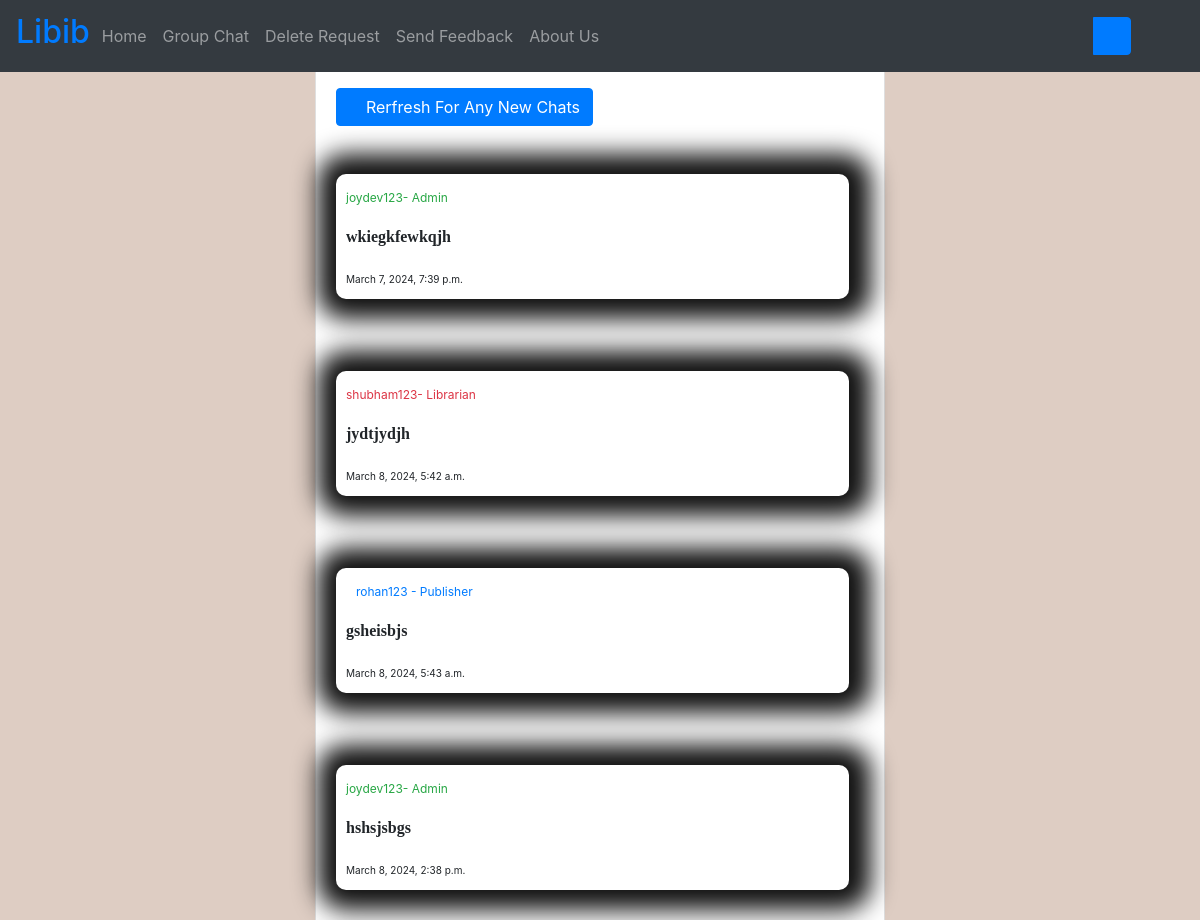
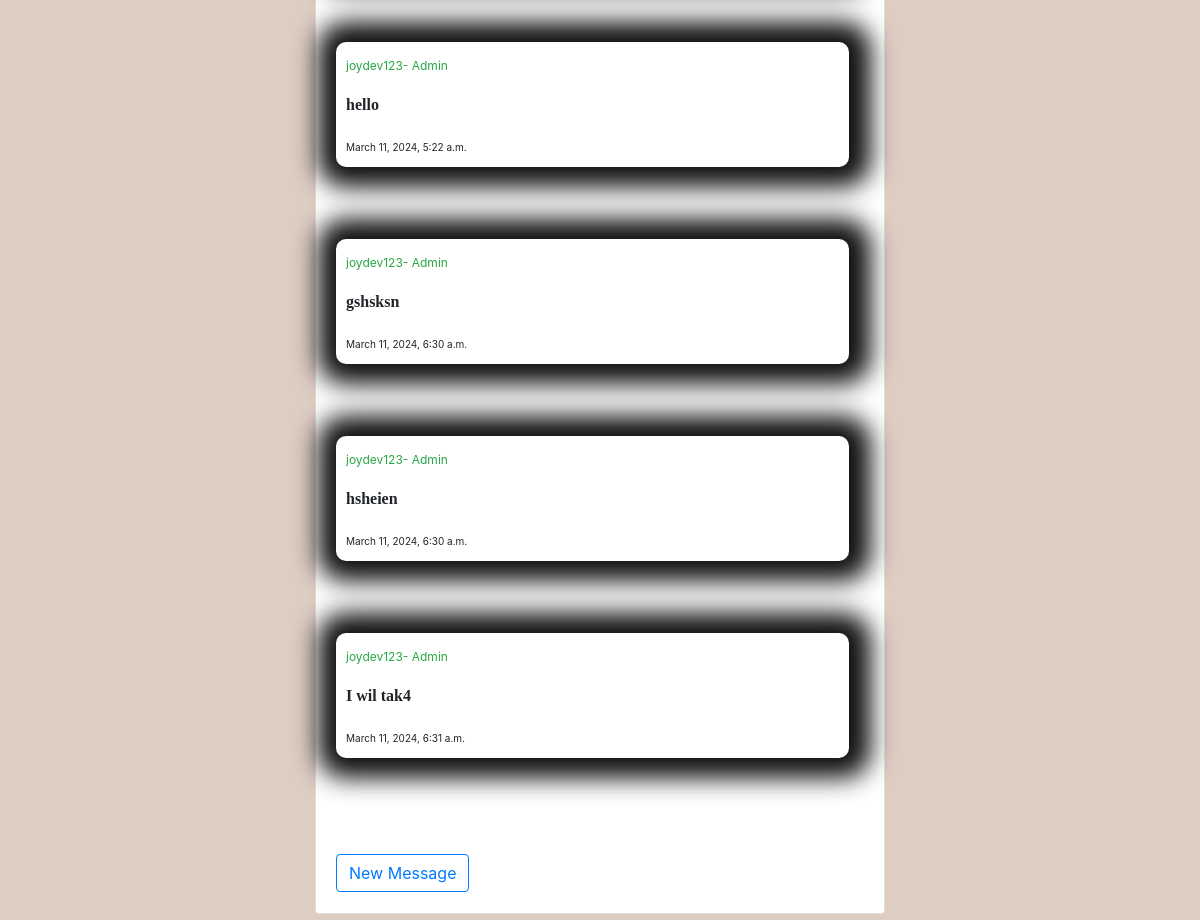
/ulchat/ (signed in), run on the app's committed database (2 pictures, top to bottom).
### bookstore/models.py (models this page shows)
class Chat(models.Model):
    user = models.ForeignKey(User, on_delete=models.CASCADE)
    message = models.TextField()
    posted_at = models.DateTimeField(auto_now=True, null=True)
    def __str__(self):
        return str(self.message)

class User(AbstractUser):
    is_admin = models.BooleanField(default=False)
    is_publisher = models.BooleanField(default=False)
    is_librarian = models.BooleanField(default=False)
    class Meta:
        swappable = 'AUTH_USER_MODEL'

### bookstore/views.py (the view)
# urls.py: path('ulchat/', views.UListChat.as_view(), name='ulchat'),
class UListChat(LoginRequiredMixin, ListView):
	model = Chat
	template_name = 'publisher/chat_list.html'
	def get_queryset(self):
		return Chat.objects.filter(posted_at__lt=timezone.now()).order_by('posted_at')

### bookstore/templates/publisher/chat_list.html (shortened to what this page needs)
{% extends 'publisher/base.html' %}
{% block content %}
<div class="container-fluid">
<div class="row">
<div class="col-sm-3" style="color: red">
</div>
<div class="col-sm-6" style="padding-top: 65px">
<div class="card mb-2">
<div class="card-body">
<div class="row">
    <div class="col-sm-8">
    <a href="/ulchat"><button class="btn btn btn-primary"><i class="fa fa-refresh" aria-hidden="true"></i>
    Rerfresh For Any New Chats</button></a><br><br><br>
    {% for chat in object_list %}
        <div class="chat" style="width: 150%; background: white; box-shadow: 2px 0px 25px 20px #111;">
            {% if chat.user.is_superuser or chat.user.is_admin %}
                <small class="chat-user-special text-success"> {{ chat.user }}- Admin </small>
            {% elif chat.user.is_librarian %}
                <small class="chat-user-special text-danger"> {{ chat.user }}- Librarian </small>
            {% else %}
                        <small class="chat-user text-primary"> {{ chat.user }} - Publisher </small>
            {% endif %}
            <p><b class="chat-content">{{ chat|linebreaks }}</b></p>
            <small class="chat-date">{{ chat.posted_at }}</small>
        </div><br><br><br>
    {% empty %}
    <h1 class="heading">No Chats Yet Be The First To Message!</h1><br>
    {% endfor %}
    <br><a href="{% url 'ucchat' %}"><button class="btn btn-outline-primary">New Message</button></a>
    <div class="col-sm-4"></div>
    </div>
                      </div>
                    </div>
                  </div>
</div>
<div class="col-sm-2" style="color: red">
</div>
</div>
</div>
{% endblock content %}

### static/css/master.css (style rules this page uses)
html { scroll-behavior: smooth; }
.chat { background: rgb(220, 20, 60); border-radius: 10px; width: 70%; padding: 10px; }
.chat-content { font-family: 'Ubuntu', cursive; }
.chat-user-special { color: yellow; font-size: 12px; }
.chat-date { font-size: 10px; }
.chat-user { font-size: 12px; margin-left: 10px; }

### data on the page
Chat: user "joydev123", posted_at "March 7, 2024, 7:39 p.m."
Chat: user "shubham123", posted_at "March 8, 2024, 5:42 a.m."
Chat: user "rohan123", posted_at "March 8, 2024, 5:43 a.m."
Chat: user "joydev123", posted_at "March 8, 2024, 2:38 p.m."
Chat: user "joydev123", posted_at "March 11, 2024, 5:22 a.m."
Chat: user "joydev123", posted_at "March 11, 2024, 6:30 a.m."
Chat: user "joydev123", posted_at "March 11, 2024, 6:30 a.m."
Chat: user "joydev123", posted_at "March 11, 2024, 6:31 a.m."
